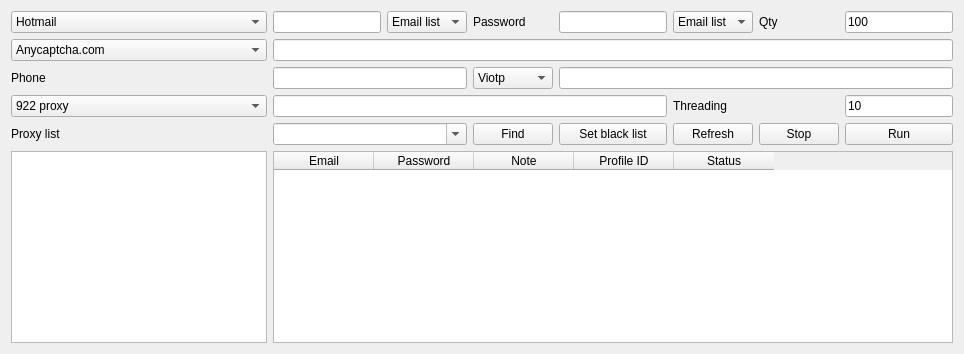
     <widget class="QWidget" name="tab_creator">
      <attribute name="title">
       <string>Creator</string>
      </attribute>
      <layout class="QGridLayout" name="gridLayout_10">
       <item row="5" column="3">
        <widget class="QPushButton" name="pushButtonCreatorFind">
         <property name="text">
          <string>Find</string>
         </property>
        </widget>
       </item>
       <item row="5" column="1" colspan="2">
        <widget class="QComboBox" name="comboBoxCreatorFind">
         <property name="editable">
          <bool>true</bool>
         </property>
        </widget>
       </item>
       <item row="13" column="1" colspan="7">
        <widget class="QTableWidget" name="tableWidgetCreatorStatus">
         <column>
          <property name="text">
           <string>Email</string>
          </property>
         </column>
         <column>
          <property name="text">
           <string>Password</string>
          </property>
         </column>
         <column>
          <property name="text">
           <string>Note</string>
          </property>
         </column>
         <column>
          <property name="text">
           <string>Profile ID</string>
          </property>
         </column>
         <column>
          <property name="text">
           <string>Status</string>
          </property>
         </column>
        </widget>
       </item>
       <item row="0" column="5">
        <widget class="QComboBox" name="comboBoxCreatorTypePassword">
         <item>
          <property name="text">
           <string>Email list</string>
          </property>
         </item>
         <item>
          <property name="text">
           <string>Random</string>
          </property>
         </item>
         <item>
          <property name="text">
           <string>Specific</string>
          </property>
         </item>
        </widget>
       </item>
       <item row="0" column="2">
        <widget class="QComboBox" name="comboBoxCreatorTypeEmail">
         <item>
          <property name="text">
           <string>Email list</string>
          </property>
         </item>
         <item>
          <property name="text">
           <string>Random</string>
          </property>
         </item>
         <item>
          <property name="text">
           <string>Specific</string>
          </property>
         </item>
        </widget>
       </item>
       <item row="0" column="4">
        <widget class="QLineEdit" name="lineEditCreatorPassword"/>
       </item>
       <item row="0" column="1">
        <widget class="QLineEdit" name="lineEditCreatorEmail"/>
       </item>
       <item row="0" column="0">
        <widget class="QComboBox" name="comboBoxCreatorType">
         <item>
          <property name="text">
           <string>Hotmail</string>
          </property>
         </item>
         <item>
          <property name="text">
           <string>Amazon</string>
          </property>
         </item>
        </widget>
       </item>
       <item row="0" column="6">
        <widget class="QLabel" name="label_20">
         <property name="text">
          <string>Qty</string>
         </property>
        </widget>
       </item>
       <item row="1" column="0">
        <widget class="QComboBox" name="comboBoxCreatorTypeCaptcha">
         <item>
          <property name="text">
           <string>Anycaptcha.com</string>
          </property>
         </item>
         <item>
          <property name="text">
           <string>2captcha</string>
          </property>
         </item>
        </widget>
       </item>
       <item row="0" column="7">
        <widget class="QLineEdit" name="lineEditCreatorQty">
         <property name="text">
          <string>100</string>
         </property>
        </widget>
       </item>
       <item row="0" column="3">
        <widget class="QLabel" name="label_19">
         <property name="text">
          <string>Password</string>
         </property>
        </widget>
       </item>
       <item row="2" column="0">
        <widget class="QLabel" name="label_22">
         <property name="text">
          <string>Phone</string>
         </property>
        </widget>
       </item>
       <item row="2" column="3">
        <widget class="QComboBox" name="comboBoxCreatorTypePhone">
         <item>
          <property name="text">
           <string>Viotp</string>
          </property>
         </item>
        </widget>
       </item>
       <item row="2" column="1" colspan="2">
        <widget class="QLineEdit" name="lineEditCreatorPhone"/>
       </item>
       <item row="5" column="0">
        <widget class="QLabel" name="label_21">
         <property name="text">
          <string>Proxy list</string>
         </property>
        </widget>
       </item>
       <item row="5" column="7">
        <widget class="QPushButton" name="pushButtonCreatorRun">
         <property name="text">
          <string>Run</string>
         </property>
        </widget>
       </item>
       <item row="4" column="0">
        <widget class="QComboBox" name="comboBoxCreatorProxy">
         <item>
          <property name="text">
           <string>922 proxy</string>
          </property>
         </item>
         <item>
          <property name="text">
           <string>Rotating socks5</string>
          </property>
         </item>
         <item>
          <property name="text">
           <string>Tinsoft</string>
          </property>
         </item>
         <item>
          <property name="text">
           <string>Socks5</string>
          </property>
         </item>
         <item>
          <property name="text">
           <string>None</string>
          </property>
         </item>
        </widget>
       </item>
       <item row="13" column="0">
        <widget class="QPlainTextEdit" name="plainTextEditCreatorProxies"/>
       </item>
       <item row="1" column="1" colspan="7">
        <widget class="QLineEdit" name="lineEditCreatorCaptchaToken"/>
       </item>
       <item row="2" column="4" colspan="4">
        <widget class="QLineEdit" name="lineEditCreatorPhoneToken"/>
       </item>
       <item row="4" column="5" colspan="2">
        <widget class="QLabel" name="label_23">
         <property name="text">
          <string>Threading</string>
         </property>
        </widget>
       </item>
       <item row="4" column="1" colspan="4">
        <widget class="QLineEdit" name="lineEditCreatorProxyToken"/>
       </item>
       <item row="4" column="7">
        <widget class="QLineEdit" name="lineEditCreatorThreading">
         <property name="text">
          <string>10</string>
         </property>
        </widget>
       </item>
       <item row="5" column="6">
        <widget class="QPushButton" name="pushButtonCreatorStop">
         <property name="text">
          <string>Stop</string>
         </property>
        </widget>
       </item>
       <item row="5" column="4">
        <widget class="QPushButton" name="pushButtonCreatorSetBlackList">
         <property name="text">
          <string>Set black list</string>
         </property>
        </widget>
       </item>
       <item row="5" column="5">
        <widget class="QPushButton" name="pushButtonCreatorRefresh">
         <property name="text">
          <string>Refresh</string>
         </property>
        </widget>
       </item>
      </layout>
     </widget>
